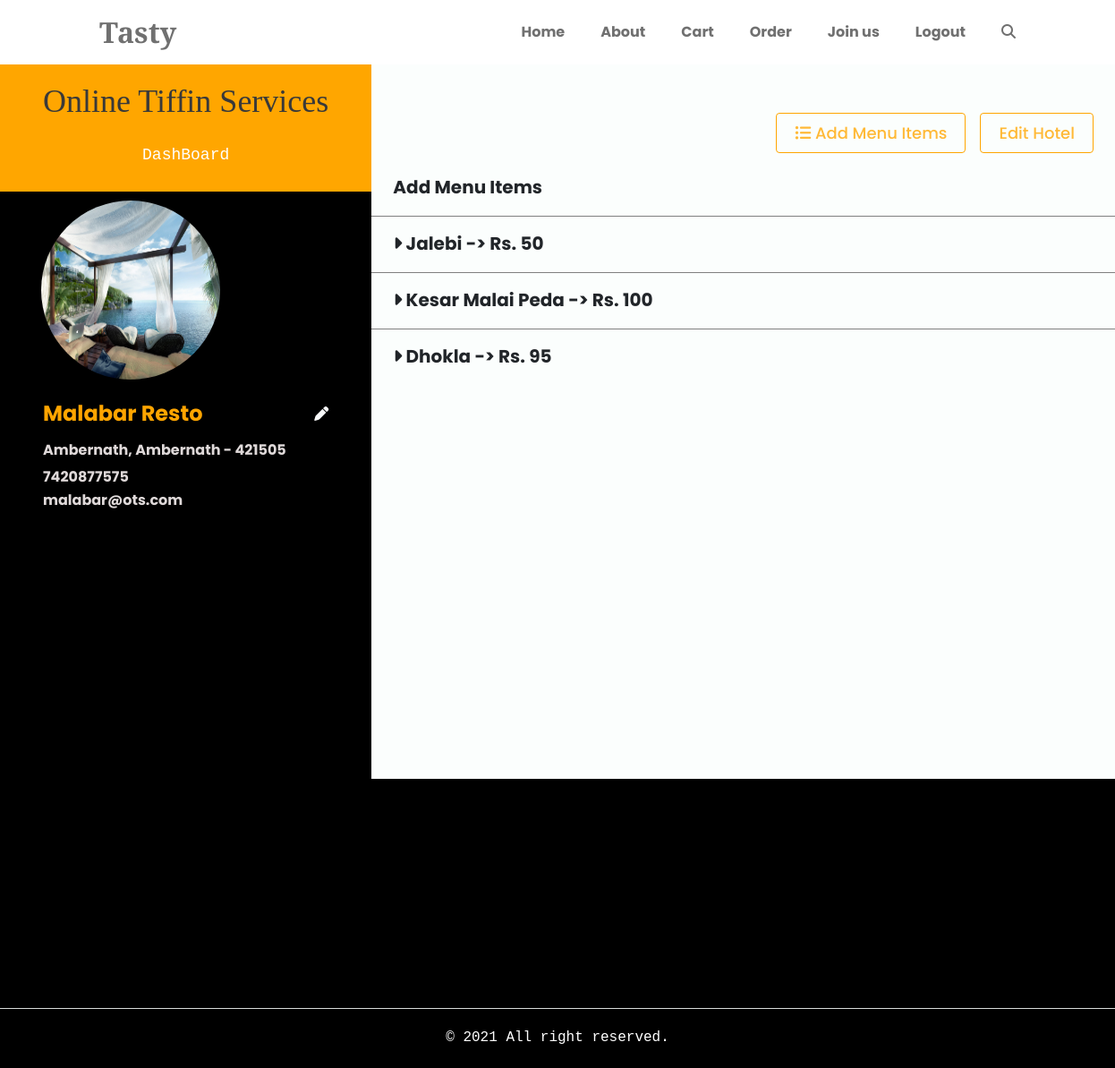
The app's page /hotel/4/ (signed in) with its own data.
### hotel_register/models.py (models this page shows, shortened)
class Hotel(models.Model):
    name = models.CharField(max_length=50)
    registation_form = models.ForeignKey(Hotel_Form, on_delete=models.CASCADE)
    address = models.CharField(max_length=1000)
    city = models.CharField(max_length=100)
    pincode = models.IntegerField()
    image = models.ImageField(upload_to="hotel_image")
    hotel_number = models.IntegerField()
    hotel_email = models.CharField(max_length=50)
    shop_license_number = models.IntegerField(blank=True, null=True)
    fssai_number = models.IntegerField(blank=True, null=True)
    fssai_image = models.FileField(upload_to = "fssai", blank=True, null=True)

class Menu(models.Model):
    hotel = models.ForeignKey(Hotel, models.CASCADE)
    name = models.CharField(max_length=100)
    price = models.IntegerField()
    description = models.CharField(max_length=1000)
    image = models.ImageField(upload_to="menu")
    food_type = models.CharField(max_length=20, choices=MENU_CHOICE)
    calories = models.DecimalField(default=0, blank=False, null=False, max_digits=8, decimal_places=2)
    protein = models.DecimalField(default=0, blank=False, null=False, max_digits=8, decimal_places=2)
    fats = models.DecimalField(default=0, blank=False, null=False, max_digits=8, decimal_places=2)
    sugar = models.DecimalField(default=0, blank=False, null=False, max_digits=8, decimal_places=2)

### hotel_register/views.py (the view)
# urls.py: path('<int:hotel_id>/', views.hotel_details, name="hotel_details"),
def hotel_details(request, hotel_id):
    hotel_form = Hotel_Form.objects.get(customer=request.user)
    hotel = Hotel.objects.get(id=hotel_id)
    if hotel.registation_form.customer == request.user:
        menu_items = Menu.objects.filter(hotel=hotel)
        return render(request, 'hotel_register/hotel_details.html', {"hotel":hotel,"menu_items": menu_items})
    else:
        messages.error(request, "You are not owner of this hotel")
        return redirect('home')

### hotel_register/templates/hotel_register/hotel_details.html (shortened to what this page needs)
{% extends "food/base.html" %}
{% load static %}
{% block style %}
    <link rel="stylesheet" href="{% static 'css/hotel_details.css' %}">
{% endblock style %}
{% block content %}
<div class="container-fluid hotel-dashboard">
    <div class="row h_100">
        <div class="col-12 col-md-4 bg_black left">
            <div class="bg_orange">
                <center>
                    <h1 class="section-title service-content section-color heading">Online Tiffin Services
                    </h1>
                    <a href="{% url 'dashboard' %}" class="contact__description service-content">DashBoard</a>
                </center>
            </div>
            <div class="px-lg-4">
                <img src="{{hotel.image.url}}" class="food">
            </div>
            <div class="px-5">
                <div class="d-flex align-items-center justify-content-between mt-4 mb-3">
                    <h4 class="fw-bold text_orange my-0 course_heading">{{hotel.name}}</h4>
                    <a href="{% url 'update_hotel' hotel.id %}"><i class="fas fa-pen text-light"></i></a>
                </div>
                <h6 class="fw-bold bg_white">{{hotel.address}}, {{hotel.city}} - {{hotel.pincode}}</h6>
                <p class="fw-bold bg_white">{{hotel.hotel_number}}</p>
                <p class="fw-bold mb-4 bg_white">{{hotel.hotel_email}}</p>
            </div>
        </div>
        <div class="col-12 col-md-8 py-5 px-0">
            <div>
                <div class="d-grid gap-2 d-md-flex justify-content-md-end px-4 py-2">
                    <a href="{% url 'add_menu' hotel.id %}" class="button btn btn-dark me-md-2"><i class="fas fa-list-ul"></i> Add Menu Items</a>
                    <a href="{% url 'update_hotel' hotel.id %}" class="button btn btn-dark">Edit Hotel</a>
                </div>
            </div>
            <a href="{% url 'add_menu' hotel.id %}"
                class="d-flex text-dark video_list px-3 px-lg-4">
                <h5 class="fw-bold" style="margin-right: 20px;">Add Menu Items</h5>
            </a>
            {% for menu_item in menu_items %}
            <a href="{% url 'update_menu' menu_item.id %}"
            class="d-flex text-dark justify-content-between video_list px-3 px-lg-4">
                <h5 class="fw-bold" style="margin-right: 20px;">
                    <i class="fas fa-caret-right"></i>  {{menu_item.name}} -> Rs. {{menu_item.price}}
                </h5>
            </a>
            {% endfor %}
        </div>
    </div>
</div>
{% endblock content %}

### food/static/css/home.css (style rules this page uses)
@media screen and (min-width: 768px) { :root { --biggest-font-size: 4rem; --h1-font-size: 2.25rem; --h2-font-size: 1.5rem; --h3-font-size: 1.25rem; --normal-font-size: 1rem; --small-font-size: 0.875rem; --smaller-font-size: 0.813rem; } }
html { scroll-behavior: smooth; }
body { margin: var(--header-height) 0 0 0; font-family: var(--body-font); font-size: var(--normal-font-size); background-color: var(--body-color); color: var(--text-color); line-height: 1.6; }
h1, h2, h3, p, ul { margin: 0; }
a { text-decoration: none; }
img { max-width: 100%; height: auto; }
.section-title, .section-subtitle { text-align: center; }
.section-title { font-size: var(--h1-font-size); color: black; padding-bottom: var(--mb-3); font-family: "EB Garamond", serif; }
.button { display: inline-block; background: transparent; color: var(--first-color-alt); text-decoration: none; padding: 0.3rem 3rem; text-align: center; font-weight: 500; font-family: var(--body-font); font-size: 19px; outline: none; border: 1px solid orange; }
.contact__description { margin-bottom: var(--mb-3); font-family: "Courier New", Courier, monospace; color: white; font-size: 18px; }
.section-color { color: #393939; }
@media screen and (min-width: 768px) { body { margin: 0; } }

### food/static/css/base.css (style rules this page uses)
:root { --header-height: 3rem; --first-color: #483519; --first-color-alt: orange; --title-color: #393939; --text-color: #707070; --text-color-light: #a6a6a6; --body-color: #fbfefd; --container-color: #ffffff; --body-font: Poppins, sans-serif; --biggest-font-size: 2.25rem; --h1-font-size: 1.5rem; --h2-font-size: 1.25rem; --h3-font-size: 1rem; --normal-font-size: 0.938rem; --small-font-size: 0.813rem; --smaller-font-size: 0.75rem; --font-medium: 500; --font-semi-bold: 600; --mb-1: 0.5rem; --mb-2: 1rem; --mb-3: 1.5rem; --mb-4: 2rem; --mb-5: 2.5rem; --mb-6: 3rem; --z-tooltip: 10; --z-fixed: 100; }
@media screen and (min-width: 768px) { :root { --biggest-font-size: 4rem; --h1-font-size: 2.25rem; --h2-font-size: 1.5rem; --h3-font-size: 1.25rem; --normal-font-size: 1rem; --small-font-size: 0.875rem; --smaller-font-size: 0.813rem; } }
html { scroll-behavior: smooth; }
body { margin: var(--header-height) 0 0 0; font-family: var(--body-font); font-size: var(--normal-font-size); background-color: var(--body-color); color: var(--text-color); line-height: 1.6; }
h1, h2, h3, p, ul { margin: 0; }
a { text-decoration: none; }
img { max-width: 100%; height: auto; }
@media screen and (min-width: 768px) { body { margin: 0; } }
.text_orange, .text_orange:hover { color: var(--first-color-alt)!important; }

### hotel_register/static/css/hotel_details.css (style rules this page uses)
.course_heading { padding-right: 20px; }
.video_list { position: relative; padding-top: 18px; padding-bottom: 13px; transition: .5s ease background-color; }
.video_list::after { content: ''; position: absolute; bottom: 0; left: 0; width: 100%; height: 1px; background-color: gray; }
.video_list:last-child::after { height: 0; }
.food { width: 200px; height: 200px; border-radius: 50%; margin-top: 10px; margin-left: 22px; }
.left { padding: 0; }
.button { font-size: 18px; padding: 8px 20px; color: rgb(255, 185, 55); }
.hotel-dashboard { min-height: 100vh; margin-top: 70px; }
.h_100 { min-height: 100vh; }
.heading { padding-top: 22px; }
.text_orange { color: orange; }
.bg_orange { background-color: rgb(255, 166, 0); height:18%; }
.bg_black { background-color: black; }
.bg_white { color: rgb(223, 217, 217); }

### records on screen
Hotel: image (picture), name "Malabar Resto", address "Ambernath", city "Ambernath", pincode "421505", hotel_number "7420877575", hotel_email "malabar@ots.com"
Menu: name "Jalebi", price "50"
Menu: name "Kesar Malai Peda", price "100"
Menu: name "Dhokla", price "95"
